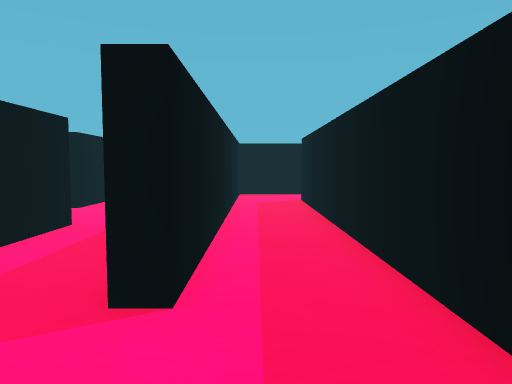
view 1 (above)

22 first-person views from a walk through a scene from a Unity 3-D project. The camera is 0.55 m above the floor, tilts 4° down and sees 70° across. The floor is counted in squares, 0.5 m on a side. Each view is taken from the middle of a square. On the plan, view 1 faces up. The plan holds only what a view shows up to about 14 squares ahead; the rest is blank.

view 2
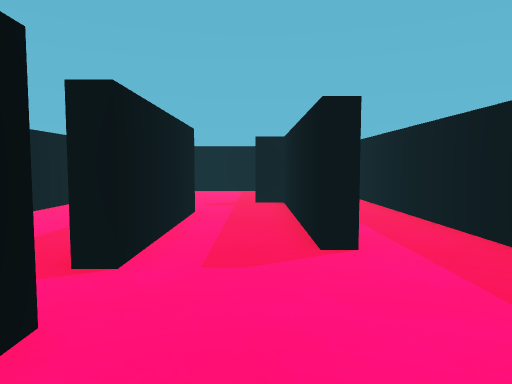

view 3
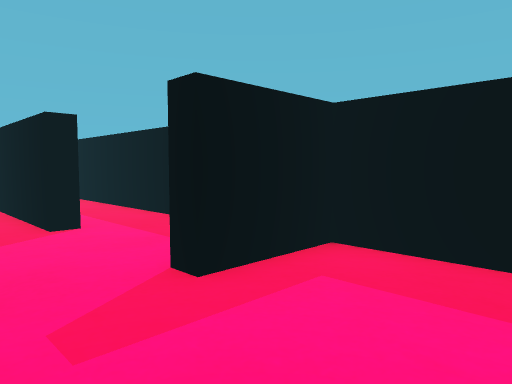

view 4
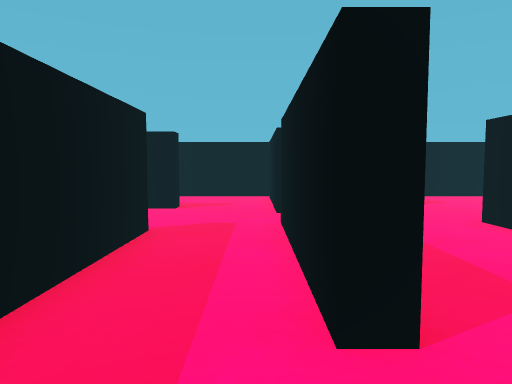

view 5
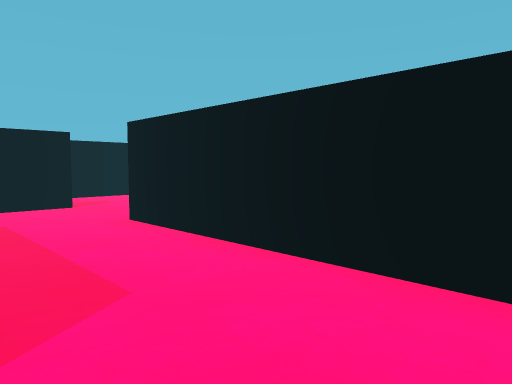

view 6
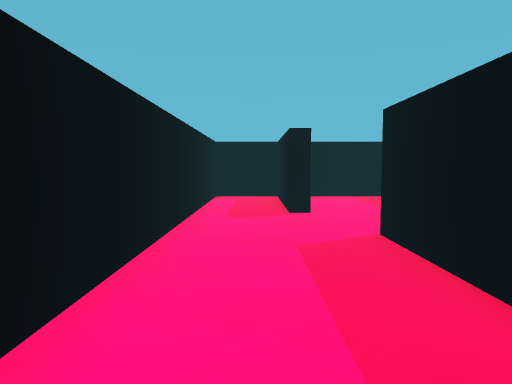

view 7
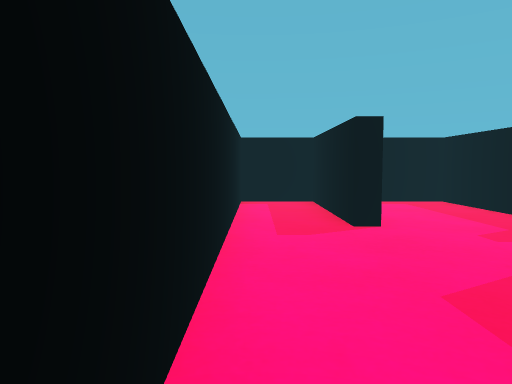

view 8
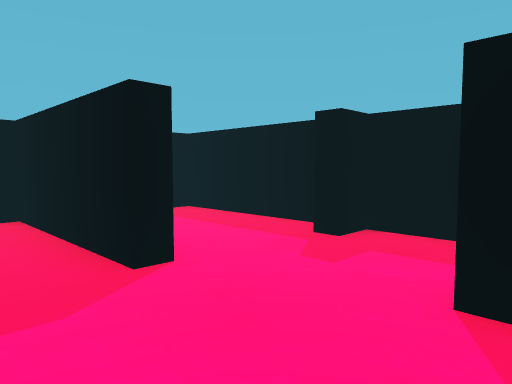

view 9
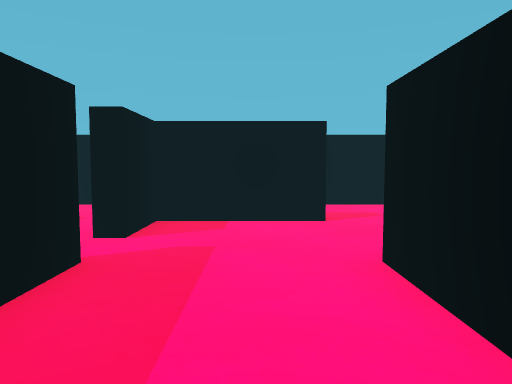

view 10
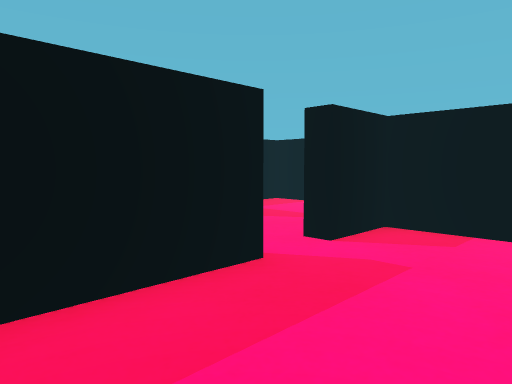

view 11
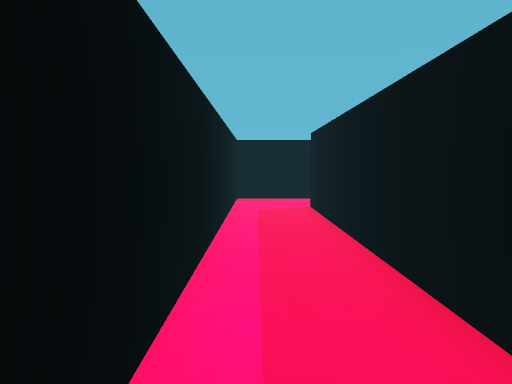

view 12
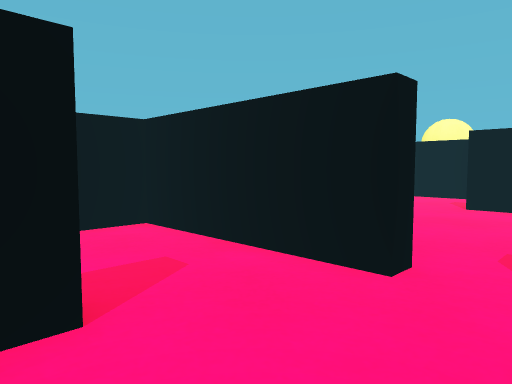

view 13
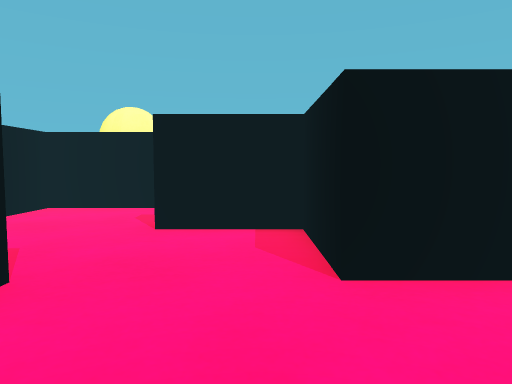

view 14
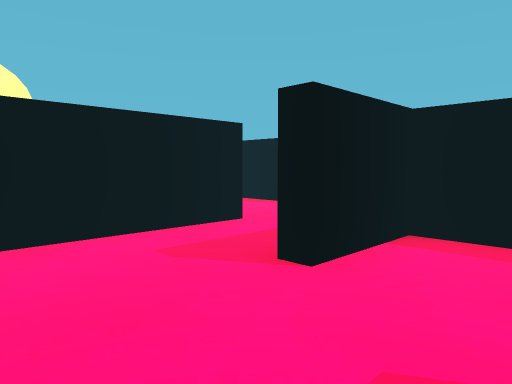

view 15
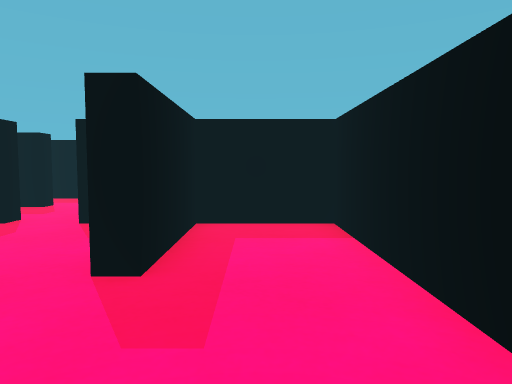

view 16
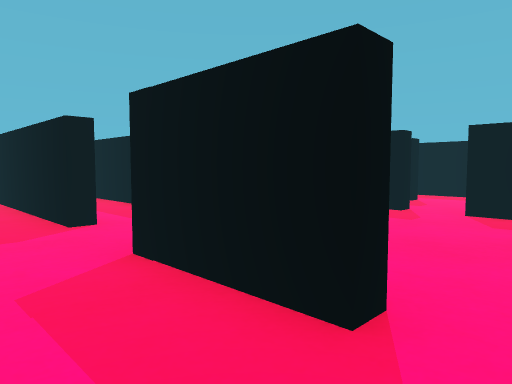

view 17
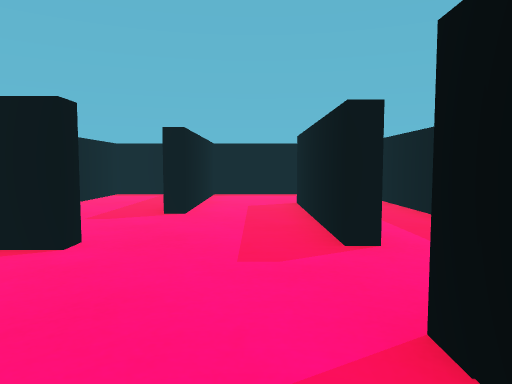

view 18
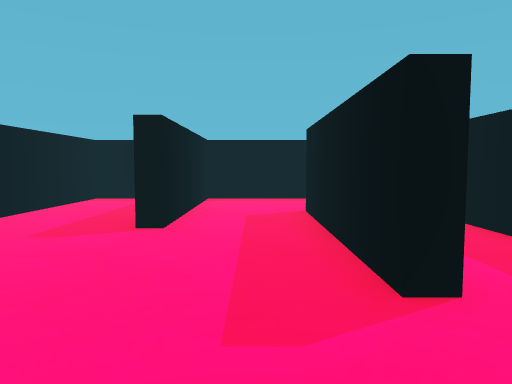

view 19
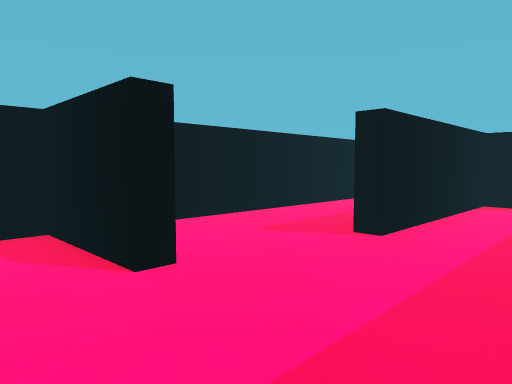

view 20
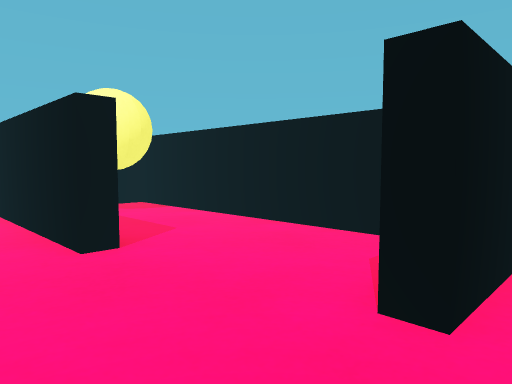

view 21
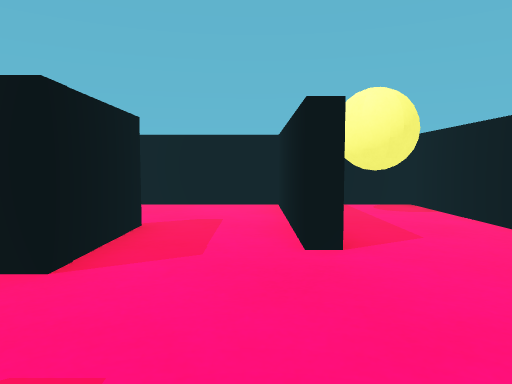

view 22
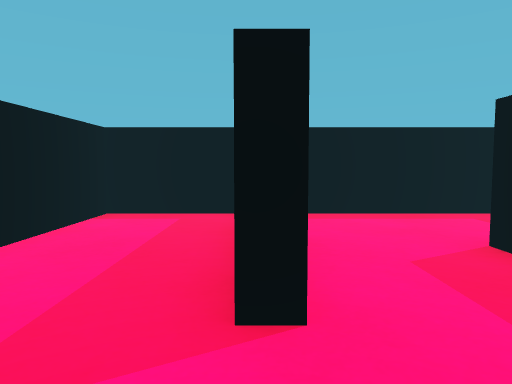

### Floor plan
Ten units are one square. View 1 is at (0, 0); x grows to the right and y downward. Boxes are objects, and circles mark ways between rooms. Rooms are numbered by the first view taken in them; rooms with no view inside come last. Other rooms are left out.
<svg viewBox="-180 -150 205 200">
<path fill="none" stroke="#000" d="M15 -19 15 -120M-35 -4 -35 45 15 45 15 11 -9 11 -9 6 -1 6M-35 -69 -35 -18M-6 -140 -6 -28 -11 -28 -11 -64M19 -145 -8 -145M-47 -114 -47 -96 -52 -96 -52 -145 -75 -145 -75 -18M-11 -64 -11 -91 -20 -91 -20 -96M-11 -101 -11 -145 -40 -145M-35 -18 -40 -18 -40 -69M-64 13 -40 13 -40 -4 -35 -4M-75 -18 -104 -18 -104 8 -109 8M-136 5 -136 45 -40 45 -40 18 -74 18 -74 13 -64 13M-164 -53 -145 -53 -145 -48 -175 -48 -175 45 -155 45M-102 -50 -109 -50 -109 -111M-142 -12 -136 -12 -136 5M-80 -76 -80 -118M-109 8 -109 -23 -104 -23M-144 -145 -175 -145 -175 -71M-85 -145 -136 -145 -136 -85 -142 -85"/>
<rect x="-175" y="15" width="30" height="30" fill="#bbb"><title>other object</title></rect>
<circle cx="-25" cy="-70" r="3" fill="#2a7"/>
<circle cx="-40" cy="-10" r="3" fill="#2a7"/>
<circle cx="-75" cy="-5" r="3" fill="#2a7"/>
<circle cx="-125" cy="-5" r="3" fill="#2a7"/>
<text x="0" y="-30">1</text>
<text x="-50" y="-80">2</text>
<text x="-90" y="20">3</text>
<text x="-140" y="-60">4</text>
</svg>
Room 1 opens to room 2. Room 2 opens to room 3. Room 3 opens to room 4.

Where each view was taken, in squares from view 1:
view 1: 0 up, 0 right, facing up
view 2: 2 down, 2 left, facing up
view 3: 4 down, 3 left, facing up-right
view 4: 9 up, 3 left, facing down
view 5: 9 up, 4 left, facing down-left
view 6: 1 up, 6 left, facing up
view 7: 3 up, 7 left, facing up
view 8: 6 up, 7 left, facing up-right
view 9: 6 up, 6 left, facing down
view 10: 5 up, 7 left, facing down-right
view 11: 2 up, 0 right, facing up
view 12: 2 up, 0 right, facing down-left
view 13: 1 up, 4 left, facing left
view 14: 4 down, 8 left, facing up-left
view 15: 3 down, 11 left, facing right
view 16: 2 down, 13 left, facing up-right
view 17: 0 up, 12 left, facing up
view 18: 2 up, 12 left, facing up
view 19: 3 up, 11 left, facing up-left
view 20: 6 up, 12 left, facing down-left
view 21: 6 up, 13 left, facing down
view 22: 6 up, 14 left, facing up
